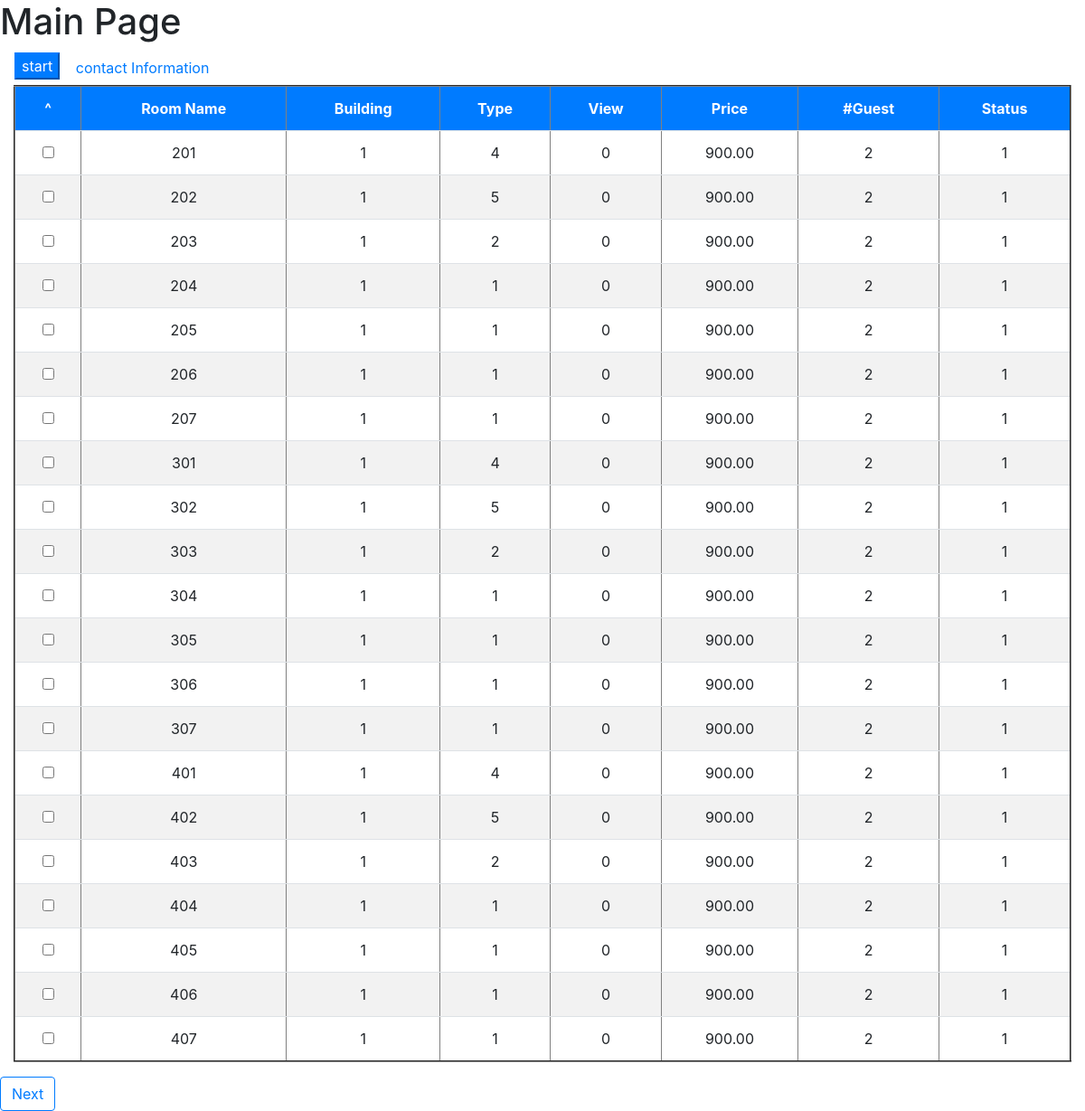
/addbooking.php, run on the app's committed database.
### tables this page shows
CREATE TABLE `rooms` (
  `room_id` int(10) UNSIGNED NOT NULL,
  `room_name` varchar(256) NOT NULL,
  `room_building` int(10) UNSIGNED NOT NULL DEFAULT '0',
  `room_type` int(10) UNSIGNED NOT NULL DEFAULT '0',
  `room_view` int(10) UNSIGNED NOT NULL DEFAULT '0',
  `room_status` int(10) UNSIGNED NOT NULL DEFAULT '0',
  `room_price` decimal(18,2) NOT NULL DEFAULT '0.00',
  `room_guest` int(11) NOT NULL DEFAULT '2',
  `room_facility` int(11) NOT NULL DEFAULT '0',
  `room_hotel` int(11) NOT NULL DEFAULT '0',
  `room_flag` int(11) NOT NULL DEFAULT '0'
);

### addbooking.php (the view, shortened to what this page needs)
<!DOCTYPE html>
<html lang="en">
<head>
    <link rel="stylesheet" type="text/css" href="css/bootstrap.min.css">
</head>
<body>
        <?php
            $host = "127.0.0.1";
            $username = "root";
            $password = "usbw";
            $database = "hermes";
            $conn = new mysqli(
                $host, $username, $password, $database
            );
            $sql = "select * from rooms";
            $result = $conn->query($sql);
            $data = array();
            while ($row = $result->fetch_array(MYSQLI_ASSOC)){
                array_push($data, $row);
            }
        ?>
    <h1>Main Page</h1>
    <button  class="bg-primary  text-white btn-outline-primary ml-3">start</button>
    <button  class="  text-primary btn btn-outline-white">contact Information</button>
    <div class="container-fluid">
            <table  border=2 class="table table-striped ">
                    <tr class="text-center">
                        <th class="bg-primary text-white">^</th>
                        <th class="bg-primary text-white">Room Name</th>
                        <th class="bg-primary text-white">Building</th>
                        <th class="bg-primary text-white">Type</th>
                        <th class="bg-primary text-white">View</th>
                        <th class="bg-primary text-white">Price</th>
                        <th class="bg-primary text-white">#Guest</th>
                        <th class="bg-primary text-white">Status</th>
                    </tr>
                    <?php foreach($data as $k => $room){ ?>
                    <tr class="text-center">
                        <td><input type="checkbox" id="" name="" value=""></td>
                        <td><?php echo $room['room_name'] ?></td>
                        <td><?php echo $room['room_building'] ?></td>
                        <td><?php echo $room['room_type'] ?></td>
                        <td><?php echo $room['room_view'] ?></td>
                        <td><?php echo $room['room_price'] ?></td>
                        <td><?php echo $room['room_guest'] ?></td>
                        <td><?php echo $room['room_status'] ?></td>
                <?php } ?>
            </table>
        </div>
        <button  class="bg-white  text-primary btn btn-outline-primary" onclick="window.location.href = 'http://localhost/projec/contec.php';">Next</button>
    </body>
</html>

### data on the page
rooms: room_name "201", room_building "1", room_type "4", room_view "0", room_price "900.00", room_guest "2", room_status "1"
rooms: room_name "202", room_building "1", room_type "5", room_view "0", room_price "900.00", room_guest "2", room_status "1"
rooms: room_name "203", room_building "1", room_type "2", room_view "0", room_price "900.00", room_guest "2", room_status "1"
rooms: room_name "204", room_building "1", room_type "1", room_view "0", room_price "900.00", room_guest "2", room_status "1"
rooms: room_name "205", room_building "1", room_type "1", room_view "0", room_price "900.00", room_guest "2", room_status "1"
rooms: room_name "206", room_building "1", room_type "1", room_view "0", room_price "900.00", room_guest "2", room_status "1"
rooms: room_name "207", room_building "1", room_type "1", room_view "0", room_price "900.00", room_guest "2", room_status "1"
rooms: room_name "301", room_building "1", room_type "4", room_view "0", room_price "900.00", room_guest "2", room_status "1"
rooms: room_name "302", room_building "1", room_type "5", room_view "0", room_price "900.00", room_guest "2", room_status "1"
rooms: room_name "303", room_building "1", room_type "2", room_view "0", room_price "900.00", room_guest "2", room_status "1"
rooms: room_name "304", room_building "1", room_type "1", room_view "0", room_price "900.00", room_guest "2", room_status "1"
rooms: room_name "305", room_building "1", room_type "1", room_view "0", room_price "900.00", room_guest "2", room_status "1"
rooms: room_name "306", room_building "1", room_type "1", room_view "0", room_price "900.00", room_guest "2", room_status "1"
rooms: room_name "307", room_building "1", room_type "1", room_view "0", room_price "900.00", room_guest "2", room_status "1"
rooms: room_name "401", room_building "1", room_type "4", room_view "0", room_price "900.00", room_guest "2", room_status "1"
rooms: room_name "402", room_building "1", room_type "5", room_view "0", room_price "900.00", room_guest "2", room_status "1"
rooms: room_name "403", room_building "1", room_type "2", room_view "0", room_price "900.00", room_guest "2", room_status "1"
rooms: room_name "404", room_building "1", room_type "1", room_view "0", room_price "900.00", room_guest "2", room_status "1"
rooms: room_name "405", room_building "1", room_type "1", room_view "0", room_price "900.00", room_guest "2", room_status "1"
rooms: room_name "406", room_building "1", room_type "1", room_view "0", room_price "900.00", room_guest "2", room_status "1"
rooms: room_name "407", room_building "1", room_type "1", room_view "0", room_price "900.00", room_guest "2", room_status "1"
